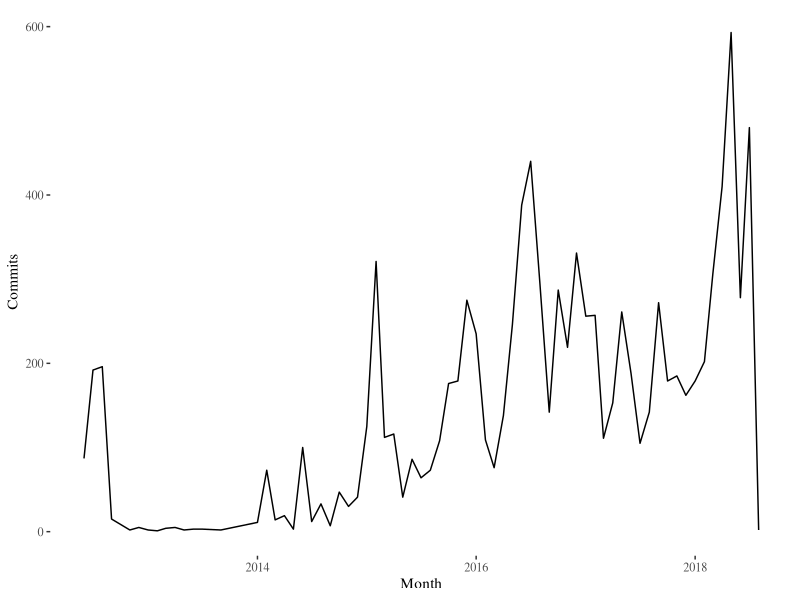
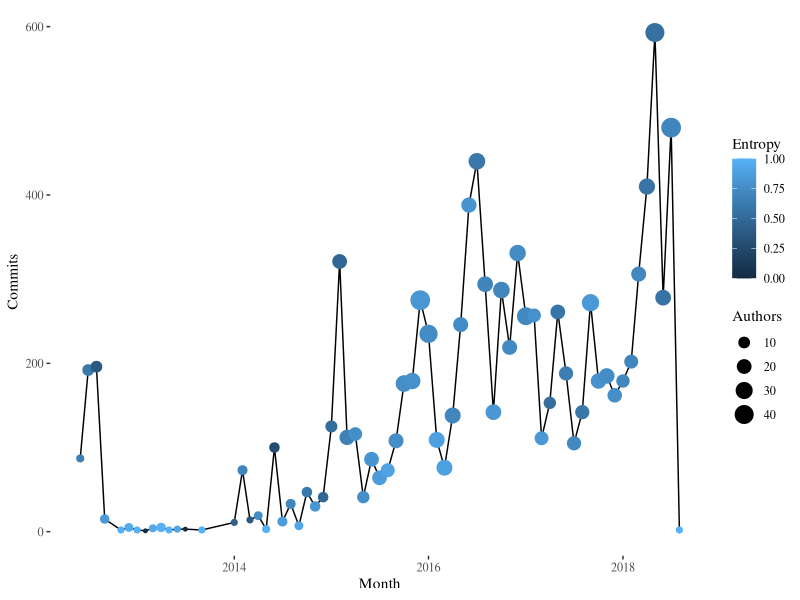

Generate these figures, in order, with R:
library(ggplot2)
library(ggthemes)

commits.t <- read.csv("../data/commits.csv")

commits.t$Month <- as.Date(commits.t$Month)
ggplot(commits.t, aes(x=Month,y=Commits))+geom_line()+theme_tufte()
ggplot(commits.t, aes(x=Month,y=Commits))+geom_line()+geom_point(aes(size=Authors,color=Entropy))+theme_tufte()
